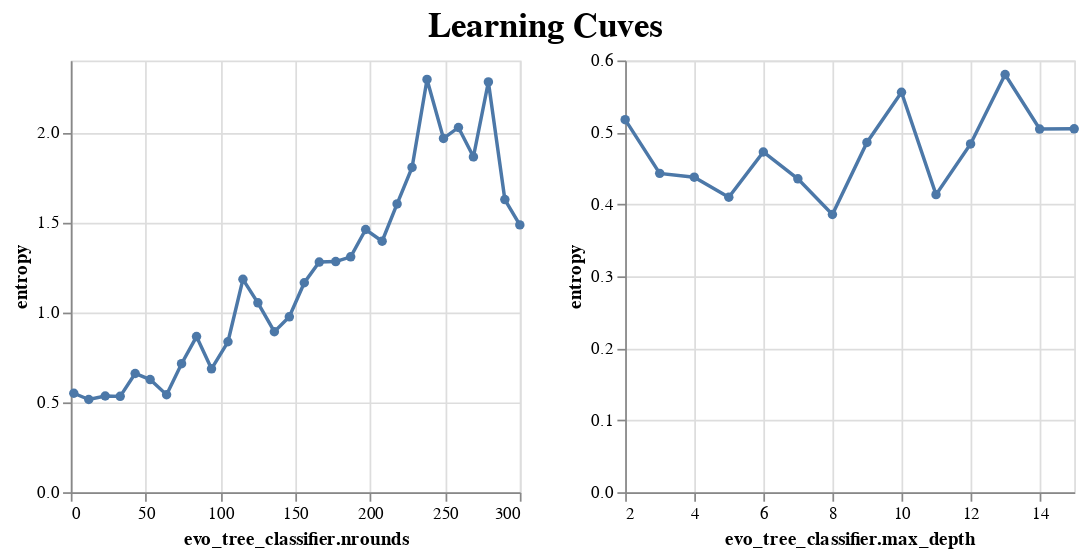

Here is the notebook cell this chart was saved with:
### Code cell
# Plot of the learning curves
p1 = plot_lc(curve1, "entropy");
p2 = plot_lc(curve2, "entropy");

@vlplot(title = {text = "Learning Cuves", fontSize = 20, anchor = "middle"}) + 
[p1 p2]

### Figure 1 — Vega-Lite specification as saved in the notebook (floating-point values rounded to 4 significant figures)
{"hconcat": [{"data": {"values": [{"measurements": 0.55, "parameter_values": 2}, {"measurements": 0.5153, "parameter_values": 12}, {"measurements": 0.5349, "parameter_values": 23}, {"measurements": 0.5328, "parameter_values": 33}, {"measurements": 0.6599, "parameter_values": 43}, {"measurements": 0.6263, "parameter_values": 53}, {"measurements": 0.5417, "parameter_values": 64}, {"measurements": 0.7142, "parameter_values": 74}, {"measurements": 0.8649, "parameter_values": 84}, {"measurements": 0.6857, "parameter_values": 94}, {"measurements": 0.8361, "parameter_values": 105}, {"measurements": 1.184, "parameter_values": 115}, {"measurements": 1.053, "parameter_values": 125}, {"measurements": 0.892, "parameter_values": 136}, {"measurements": 0.975, "parameter_values": 146}, {"measurements": 1.164, "parameter_values": 156}, {"measurements": 1.279, "parameter_values": 166}, {"measurements": 1.282, "parameter_values": 177}, {"measurements": 1.308, "parameter_values": 187}, {"measurements": 1.46, "parameter_values": 197}, {"measurements": 1.395, "parameter_values": 208}, {"measurements": 1.602, "parameter_values": 218}, {"measurements": 1.805, "parameter_values": 228}, {"measurements": 2.294, "parameter_values": 238}, {"measurements": 1.966, "parameter_values": 249}, {"measurements": 2.027, "parameter_values": 259}, {"measurements": 1.864, "parameter_values": 269}, {"measurements": 2.281, "parameter_values": 279}, {"measurements": 1.627, "parameter_values": 290}, {"measurements": 1.486, "parameter_values": 300}]}, "encoding": {"x": {"field": "parameter_values", "title": "evo_tree_classifier.nrounds", "type": "quantitative"}, "y": {"field": "measurements", "title": "entropy", "type": "quantitative"}}, "height": 250, "mark": {"point": true, "tooltip": true, "type": "line"}, "width": 260}, {"data": {"values": [{"measurements": 0.5177, "parameter_values": 2}, {"measurements": 0.4431, "parameter_values": 3}, {"measurements": 0.4378, "parameter_values": 4}, {"measurements": 0.4099, "parameter_values": 5}, {"measurements": 0.4728, "parameter_values": 6}, {"measurements": 0.4355, "parameter_values": 7}, {"measurements": 0.3859, "parameter_values": 8}, {"measurements": 0.4861, "parameter_values": 9}, {"measurements": 0.5558, "parameter_values": 10}, {"measurements": 0.4135, "parameter_values": 11}, {"measurements": 0.484, "parameter_values": 12}, {"measurements": 0.5804, "parameter_values": 13}, {"measurements": 0.5047, "parameter_values": 14}, {"measurements": 0.505, "parameter_values": 15}]}, "encoding": {"x": {"field": "parameter_values", "title": "evo_tree_classifier.max_depth", "type": "quantitative"}, "y": {"field": "measurements", "title": "entropy", "type": "quantitative"}}, "height": 250, "mark": {"point": true, "tooltip": true, "type": "line"}, "width": 260}], "title": {"anchor": "middle", "fontSize": 20, "text": "Learning Cuves"}}
